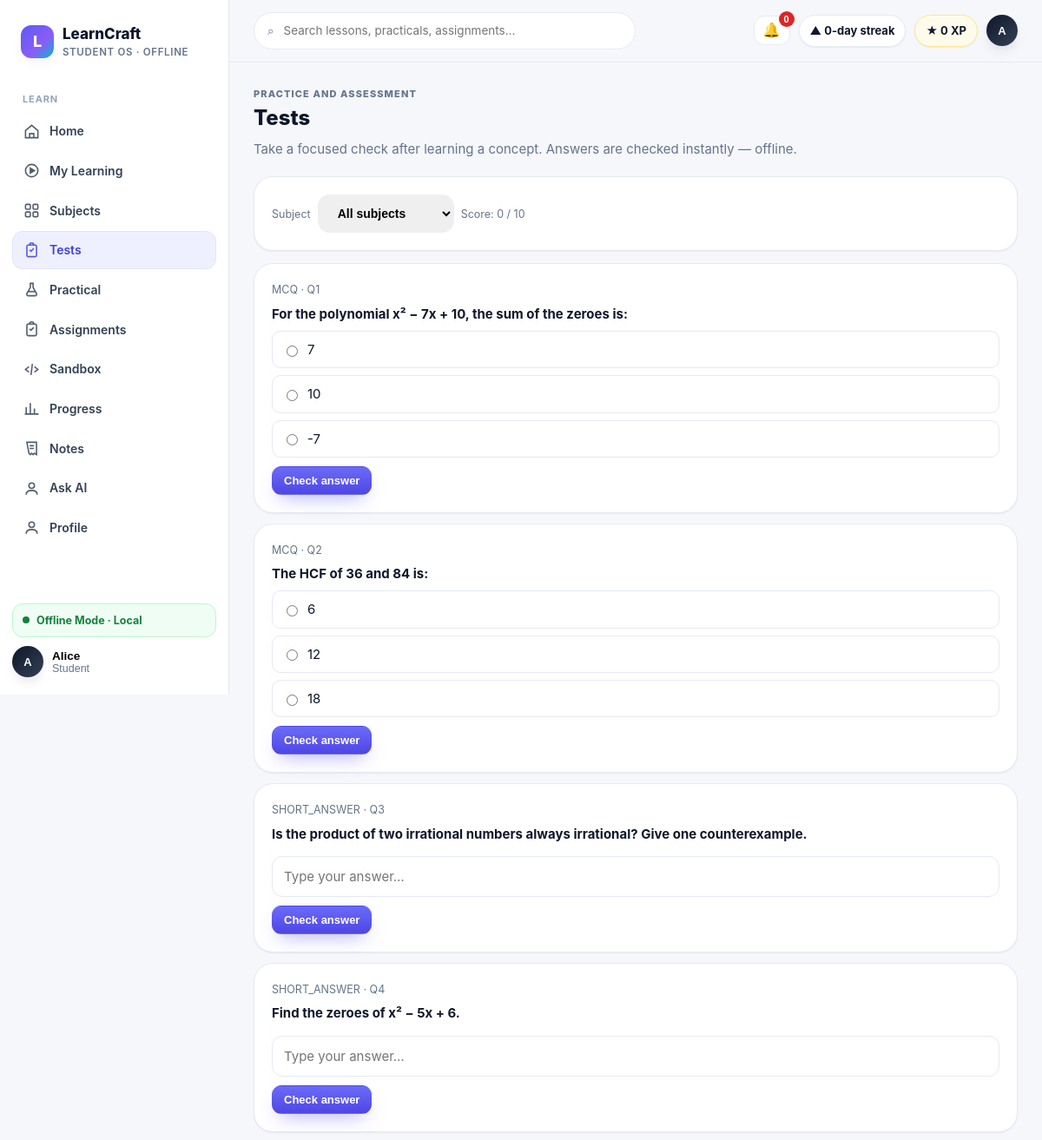
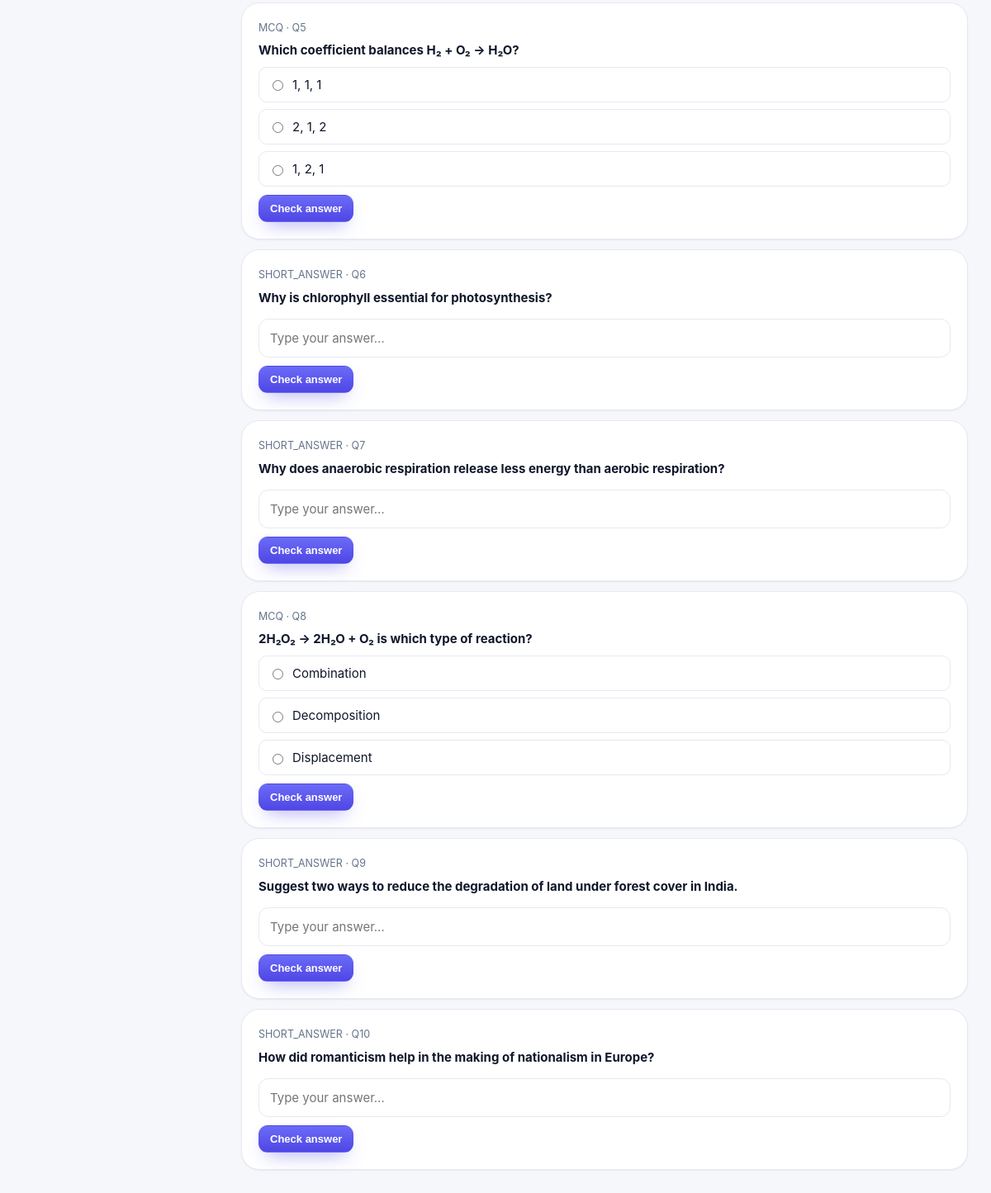
The page /tests (signed in) on the database its author committed (2 pictures, top to bottom).
### tables this page shows
CREATE TABLE users (
            id INTEGER PRIMARY KEY AUTOINCREMENT,
            name TEXT NOT NULL,
            email TEXT NOT NULL UNIQUE,
            password_hash TEXT NOT NULL,
            role TEXT NOT NULL DEFAULT 'STUDENT',
            avatar TEXT,
            bio TEXT,
            created_at TIMESTAMP NOT NULL DEFAULT CURRENT_TIMESTAMP,
            updated_at TIMESTAMP NOT NULL DEFAULT CURRENT_TIMESTAMP
        );

CREATE TABLE academic_questions (
            question_id TEXT PRIMARY KEY,
            subject_id TEXT NOT NULL,
            chapter_id TEXT NOT NULL,
            topic_id TEXT,
            concept_id TEXT,
            difficulty TEXT NOT NULL,
            question_type TEXT NOT NULL,
            marks INTEGER NOT NULL,
            source_reference TEXT NOT NULL,
            source_year TEXT,
            skill TEXT NOT NULL,
            prompt TEXT NOT NULL,
            answer TEXT NOT NULL,
            explanation TEXT NOT NULL,
            FOREIGN KEY(subject_id) REFERENCES academic_subjects(subject_id),
            FOREIGN KEY(chapter_id) REFERENCES academic_chapters(chapter_id)
        );

CREATE TABLE academic_question_options (
            question_id TEXT NOT NULL,
            option_id TEXT NOT NULL,
            option_text TEXT NOT NULL,
            is_correct INTEGER NOT NULL DEFAULT 0,
            PRIMARY KEY(question_id, option_id),
            FOREIGN KEY(question_id) REFERENCES academic_questions(question_id)
        );

### app/main.py (the view)
@app.route("/tests")
@require_auth
def tests_page():
    from app.services.content_catalog import list_questions, list_subjects
    try:
        subjects = list_subjects()
    except Exception:
        subjects = []
    selected = request.args.get("subject", "").strip()
    try:
        questions = list_questions(selected or None)[:10]
    except Exception:
        questions = []
    public = [{
        "question_id": q.get("question_id"),
        "prompt": q.get("prompt"),
        "question_type": q.get("question_type"),
        "options": [{"option_id": o.get("option_id"), "option_text": o.get("option_text")}
                    for o in q.get("options", [])],
    } for q in questions]
    return render_template("pages/tests.html", title="Tests", quiz_subjects=subjects,
                           selected_subject=selected, quiz_questions=public,
                           **shell_ctx("tests", current_user()))

### app/database/connection.py (called while the page is built)
def resolve_db_path():
    configured = os.environ.get("LEARNCRAFT_DB_PATH")
    if configured:
        candidate = Path(configured)
        if not candidate.is_absolute():
            return (BASE_DIR / candidate).resolve()
        return candidate
    return DATA_DIR / "learncraft.db"

def get_connection():
    db_path = resolve_db_path()
    db_path.parent.mkdir(parents=True, exist_ok=True)
    connection = sqlite3.connect(db_path, timeout=30.0, check_same_thread=False)
    connection.row_factory = sqlite3.Row
    try:
        connection.execute("PRAGMA journal_mode=WAL")
        connection.execute("PRAGMA busy_timeout=30000")
        connection.execute("PRAGMA foreign_keys=ON")
    except sqlite3.Error:
        pass
    return connection

def _row_to_dict(row):
    return dict(row) if row else None

def get_user_by_id(user_id):
    connection = get_connection()
    user = connection.execute("SELECT * FROM users WHERE id = ?", (int(user_id),)).fetchone()
    connection.close()
    return _row_to_dict(user)

def user_payload(user):
    if not user:
        return None
    user_data = dict(user)
    user_data.pop("password_hash", None)
    return user_data

def get_user_progress(user_id):
    connection = get_connection()
    rows = connection.execute(
        "SELECT * FROM learning_progress WHERE user_id = ? ORDER BY updated_at DESC",
        (int(user_id),),
    ).fetchall()
    connection.close()
    return [dict(row) for row in rows]

### app/main.py (called while the page is built, shortened)
@app.before_request
def _lazy_runtime_bootstrap():
    global _RUNTIME_READY

def current_user():
    user_id = session.get("user_id")
    if not user_id:
        return None
    return user_payload(get_user_by_id(user_id))

def is_teacher_user(user=None):
    return bool(user) and user.get("role") in {"TEACHER", "ADMIN"}

def require_auth(view):
    @wraps(view)
    def wrapped(*args, **kwargs):
        user = current_user()
        return view(*args, **kwargs)
    return wrapped

def shell_ctx(active, user=None):
    pending = 0
    if user and user.get("role") == "STUDENT":
        try:
            pending = len(student_assignments(user["id"]))
        except Exception:
            pending = 0
    return dict(nav=M.NAV, student=build_student_profile(user), active=active, pending_count=pending,
                is_teacher=is_teacher_user(user))

### app/services/teacher_control.py (called while the page is built)
def _dicts(rows):
    return [dict(row) for row in rows]

### frontend/templates/pages/tests.html (shortened to what this page needs)
{% extends "base.html" %}
{% block content %}
<div class="page-head"><div><div class="eyebrow">Practice and assessment</div><div class="h1">Tests</div><p>Take a focused check after learning a concept. Answers are checked instantly — offline.</p></div></div>
<div class="card" style="margin-bottom:14px">
  <form method="get" action="/tests" style="display:flex;gap:8px;flex-wrap:wrap;align-items:center">
    <label class="caption" for="quizSubject">Subject</label>
    <select id="quizSubject" name="subject" class="btn" onchange="this.form.submit()">
      <option value="">All subjects</option>
    </select>
    <span class="caption" id="quizScore">Score: 0 / {{ quiz_questions|length }}</span>
  </form>
</div>
{% if quiz_questions %}
<div id="quizList" style="display:grid;gap:12px">
  {% for q in quiz_questions %}
  <div class="card quiz-card" data-question-id="{{ q.question_id }}">
    <div class="caption">{{ q.question_type }} · Q{{ loop.index }}</div>
    <div class="h3" style="margin:6px 0">{{ q.prompt }}</div>
    {% if q.options %}
    <div style="display:grid;gap:8px;margin-top:8px">
      {% for o in q.options %}
      <label style="display:flex;gap:8px;align-items:center;border:1px solid var(--line);border-radius:10px;padding:9px 11px;cursor:pointer">
        <input type="radio" name="q-{{ q.question_id }}" value="{{ o.option_id }}" />
        <span>{{ o.option_text }}</span>
      </label>
      {% endfor %}
    </div>
    {% else %}
    <input class="input" data-free-answer placeholder="Type your answer…" style="margin-top:8px" />
    {% endif %}
    <div style="display:flex;gap:8px;margin-top:10px;align-items:center;flex-wrap:wrap">
      <button class="btn btn-primary btn-sm" onclick="checkQuizQuestion(this)">Check answer</button>
    </div>
  </div>
  {% endfor %}
</div>
{% endif %}
{% endblock %}

### frontend/templates/base.html (shortened to what this page needs)
<!DOCTYPE html>
<html lang="en">
<head>
<link rel="stylesheet" href="/static/css/design-system.css">
</head>
<body>
{% from "components.html" import icon %}
<div class="shell">
  <aside class="sidebar" id="sidebar">
    <div class="brand"><div class="brand-mark">L</div><div><div class="brand-name">LearnCraft</div><div class="brand-sub">Student OS · Offline</div></div></div>
    <nav class="nav">
      <div class="nav-label">Learn</div>
      {% for item in nav %}
      <a class="nav-item {% if active == item.slug %}active{% endif %}" href="{{ item.href }}">{{ icon(item.icon) }}{{ item.label }}
      </a>
      {% endfor %}
    </nav>
    <div class="side-foot">
      <div class="offline-pill" data-network-pill><span class="dot pulse"></span><span>Offline Mode · Local</span></div>
      <div class="profile-menu-wrap sidebar-profile-wrap">
        <button class="mini-profile profile-trigger" type="button" aria-expanded="false" aria-controls="sidebarProfileMenu">
          <div class="avatar">{{ student.avatar }}</div>
          <div><div style="font-weight:800;font-size:13.5px">{{ student.name }}</div><div class="caption">{{ student.roll_no }}</div></div>
        </button>
      </div>
    </div>
  </aside>
  <div class="main">
    <div class="topbar">
      <div class="search">⌕ <input id="globalSearch" placeholder="Search lessons, practicals, assignments…" oninput="filterCards(this.value)"></div>
      <div class="top-actions">
        {% if not is_teacher %}
        <div class="notif-wrap">
          <button class="notif-btn" id="notifBell" type="button" aria-expanded="false" aria-controls="notifMenu" aria-label="Notifications">🔔<span class="notif-count" id="notifCount" hidden>0</span></button>
        </div>
        {% endif %}
        <span class="pill">▲ {{ student.streak_days }}-day streak</span>
        <span class="pill xp">★ {{ student.xp }} XP</span>
        <div class="profile-menu-wrap top-profile-wrap">
          <button class="profile-trigger top-profile-trigger" type="button" aria-expanded="false" aria-controls="topProfileMenu">
            <div class="avatar">{{ student.avatar }}</div>
          </button>
        </div>
      </div>
    </div>
    <div class="content">{% block content %}{% endblock %}</div>
  </div>
</div>
</body>
</html>

### frontend/templates/base.html (style rules this page uses)
.notif-wrap { position:relative }
.notif-btn { position:relative;border:1px solid var(--line);background:var(--surface);border-radius:12px;padding:8px 10px;font-size:16px;cursor:pointer;line-height:1 }
.notif-count { position:absolute;top:-6px;right:-6px;min-width:18px;height:18px;border-radius:999px;background:#DC2626;color:#fff;font-size:11px;font-weight:800;display:grid;place-items:center;padding:0 4px }

### rows shown on the page
users: avatar "A", name "Alice", roll_no "Student"
academic_questions: question_type "MCQ", prompt "For the polynomial x² − 7x + 10, the sum of the zeroes is:", option_text "7"
academic_question_options: option_text "10"
academic_question_options: option_text "-7"
academic_questions: question_type "MCQ", prompt "The HCF of 36 and 84 is:", option_text "6"
academic_question_options: option_text "12"
academic_question_options: option_text "18"
academic_questions: question_type "SHORT_ANSWER", prompt "Is the product of two irrational numbers always irrational? Give one counterexample."
academic_questions: question_type "SHORT_ANSWER", prompt "Find the zeroes of x² − 5x + 6."
academic_questions: question_type "MCQ", prompt "Which coefficient balances H₂ + O₂ → H₂O?"
academic_question_options: option_text "1, 1, 1"
academic_question_options: option_text "2, 1, 2"
academic_question_options: option_text "1, 2, 1"
academic_questions: question_type "SHORT_ANSWER", prompt "Why is chlorophyll essential for photosynthesis?"
academic_questions: question_type "SHORT_ANSWER", prompt "Why does anaerobic respiration release less energy than aerobic respiration?"
academic_questions: question_type "MCQ", prompt "2H₂O₂ → 2H₂O + O₂ is which type of reaction?"
academic_question_options: option_text "Combination"
academic_question_options: option_text "Decomposition"
academic_question_options: option_text "Displacement"
academic_questions: question_type "SHORT_ANSWER", prompt "Suggest two ways to reduce the degradation of land under forest cover in India."
academic_questions: question_type "SHORT_ANSWER", prompt "How did romanticism help in the making of nationalism in Europe?"

### other values the page prints
{{ item.label }} "Home" "My Learning" "Subjects" "Tests" "Practical" "Assignments" "Sandbox" "Progress" "Notes" "Ask AI" "Profile"
{{ student.streak_days }} "0"
{{ student.xp }} "0"
{{ quiz_questions|length }} "10"
